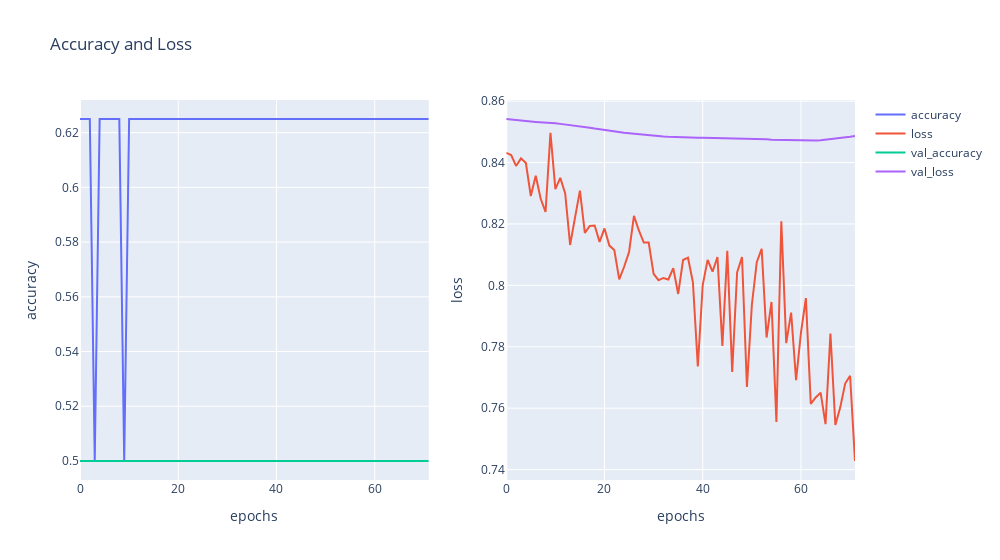

Source (notebook cell):
### Code cell
import plotly.graph_objects as go
from plotly.subplots import make_subplots

fig = make_subplots(rows=1, cols=2)
fig.add_trace(go.Scatter(x=metrics['epoch'], y=metrics['accuracy'], name='accuracy'), row=1, col=1)
fig.add_trace(go.Scatter(x=metrics['epoch'], y=metrics['loss'], name='loss'), row=1, col=2)
fig.add_trace(go.Scatter(x=metrics['epoch'], y=metrics['val_accuracy'], name='val_accuracy'), row=1, col=1)
fig.add_trace(go.Scatter(x=metrics['epoch'], y=metrics['val_loss'], name='val_loss'), row=1, col=2)

fig.update_xaxes(title_text='epochs')
fig.update_yaxes(title_text='accuracy', row=1, col=1)
fig.update_yaxes(title_text='loss', row=1, col=2)
fig.update_layout(width=1000, title='Accuracy and Loss')
fig.show()
